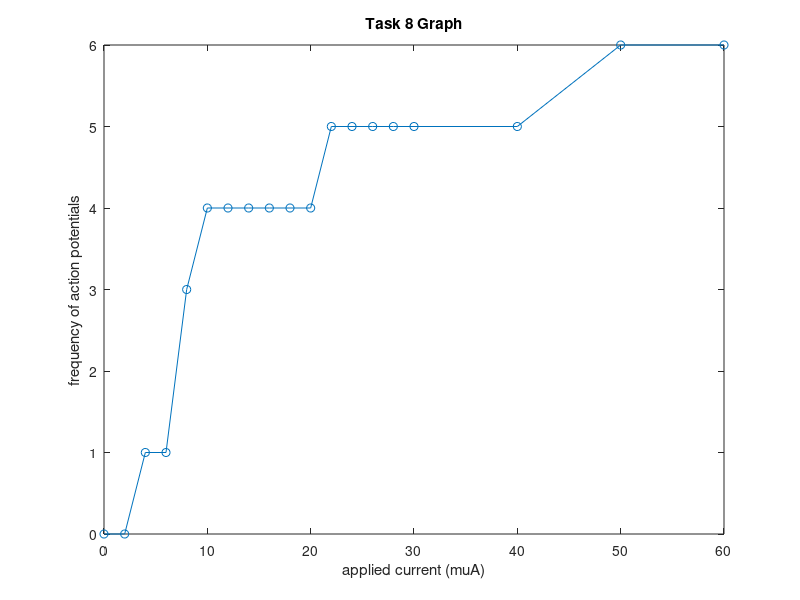

Source code (MATLAB):
% task 8
current = [0 2 4 6 8 10 12 14 16 18 20 22 24 26 28 30 40 50 60]; 
freq = [0 0 1 1 3 4 4 4 4 4 4 5 5 5 5 5 5 6 6]; 
plot(current, freq, '-o')
xlabel('applied current (muA)')
ylabel('frequency of action potentials')
title('Task 8 Graph')